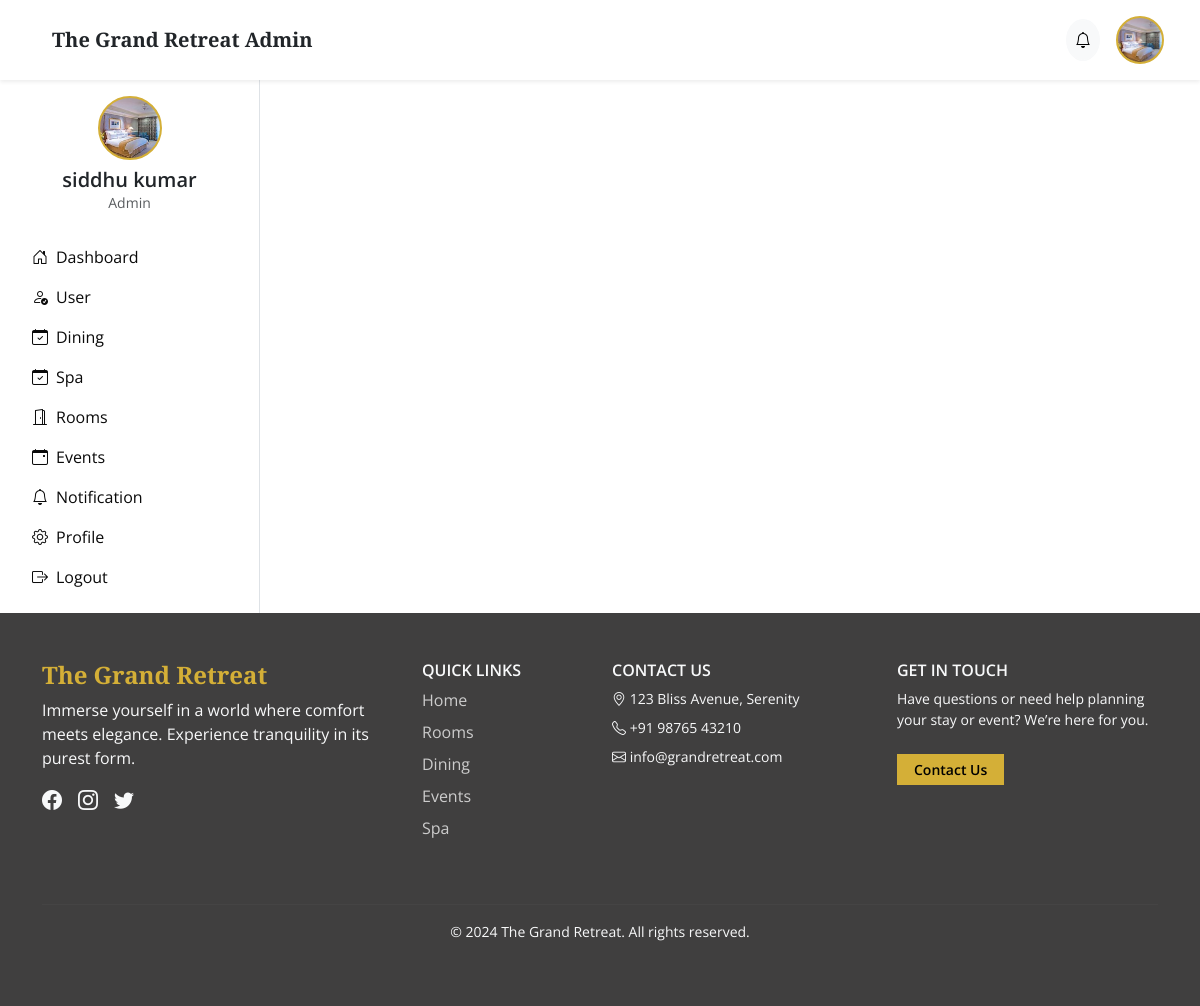
/profile/ (signed in), run on an earlier commit of the app's database.
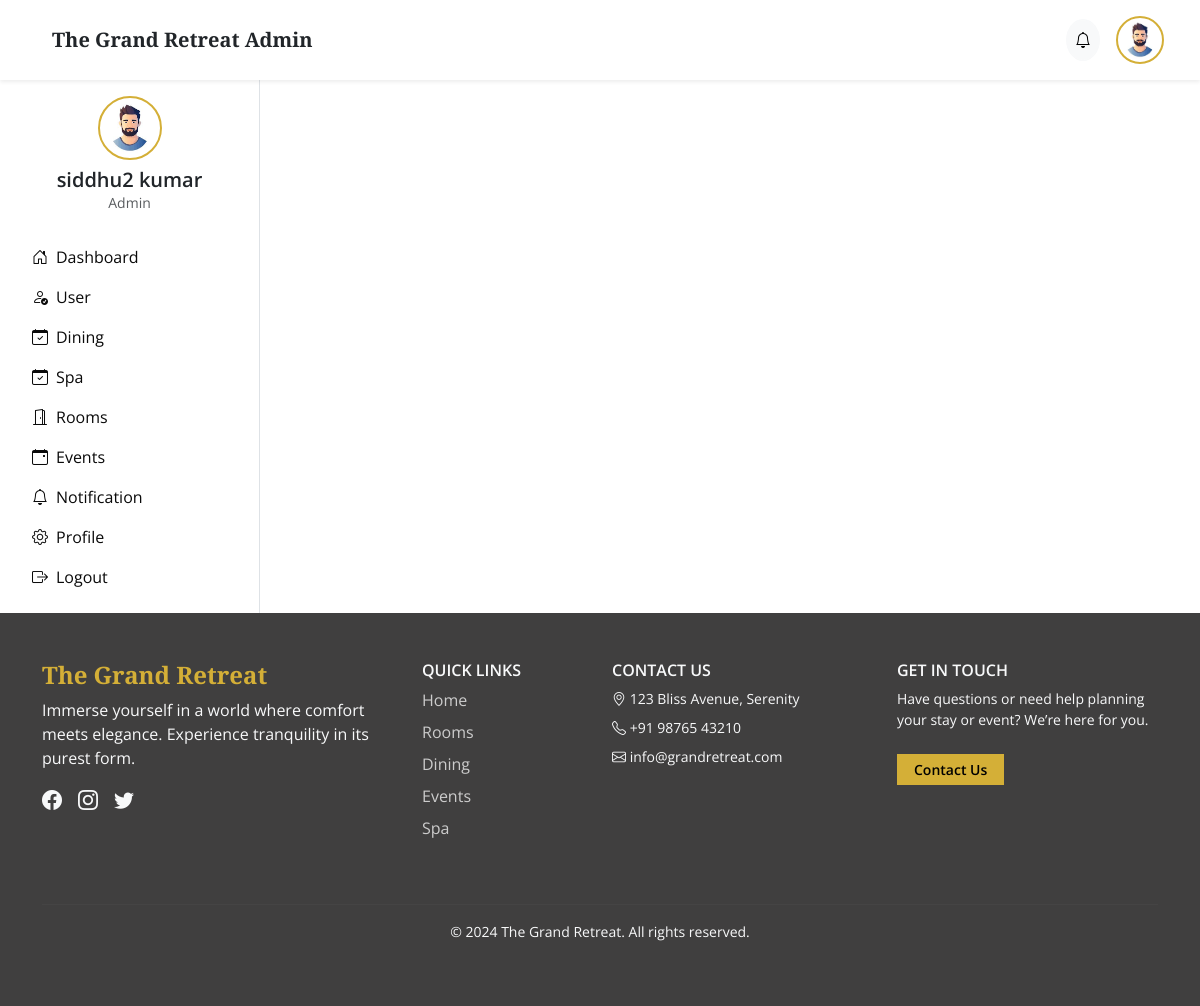
And on a later commit of the database.
### main/models.py (models this page shows, shortened)
class UserProfile(models.Model):
    user = models.OneToOneField(User, on_delete=models.CASCADE)
    phone = models.CharField(max_length=20, blank=True, null=True)
    address = models.TextField(blank=True, null=True)  # ✅ Added address
    account_type = models.CharField(max_length=50, default="Standard")
    profile_picture = models.ImageField(upload_to='profile_pics/', blank=True, null=True)
    member_since = models.DateField(auto_now_add=True)

### accounts/models.py (models this page shows)
class User(AbstractUser):
    name = models.CharField(max_length=255, null=True, blank=True)
    contact = models.CharField(max_length=13)
    gender = models.CharField(max_length=3, choices=(('M',"male"),('f',"female"),('o',"other"),('N/A',"don't want to mention")))
    user = models.CharField(max_length=1, choices=(
        ("s","supplier"),
        ("c","customer")
    ))

### main/views.py (the view, shortened to what this page needs)
# urls.py: path('profile/', views.profile, name='profile'),
@login_required
def profile(request):
    user = request.user
    profile, created = UserProfile.objects.get_or_create(user=user)
    return render(request, 'profile.html', {'user': user, 'profile': profile})

### main/templates/profile.html (shortened to what this page needs)
{% extends 'base.html' %}

### main/templates/base.html (shortened to what the changed rows need)
<!DOCTYPE html>
<html lang="en">
<head>
    <link href="https://cdn.jsdelivr.net/npm/bootstrap@5.3.3/dist/css/bootstrap.min.css" rel="stylesheet" />
    <link href="https://cdn.jsdelivr.net/npm/bootstrap-icons@1.10.5/font/bootstrap-icons.css" rel="stylesheet" />
    <link href="https://unpkg.com/aos@2.3.4/dist/aos.css" rel="stylesheet" />
</head>
<body>
{% if user.is_authenticated and user.is_staff %}
    <header class="navbar navbar-expand-lg bg-white shadow-sm px-4 py-3">
        <div class="container-fluid d-flex justify-content-between align-items-center">
            <div class="d-flex align-items-center gap-3">
                <h2 class="h5 mb-0 fw-bold text-dark">The Grand Retreat Admin</h2>
            </div>
            <div class="d-flex align-items-center gap-3">
                <a href="{% url 'AdminNotification' %}" class="btn btn-light rounded-circle p-2" title="Notifications">
                    <i class="bi bi-bell"></i>
                </a>
                <div class="dropdown ">
                    <div class="sidebar-avatar dropdown-toggle" data-bs-toggle="dropdown"
                         style="background-image: url('{% if profile.profile_picture %}{{ profile.profile_picture.url }}{% else %}https://ui-avatars.com/api/?name={{ user.get_full_name|default:user.username }}&background=d4af37&color=fff{% endif %}');">
                    </div>
                </div>
            </div>
        </div>
    </header>
    <div class="d-flex flex-grow-1">
        <aside class="bg-white border-end p-3" style="width: 260px;" role="navigation">
            <div class="text-center mb-4">
    <div class="sidebar-avatar sidebar-avatar-lg mx-auto mb-2"
        style="background-image: url('{% if profile.profile_picture %}{{ profile.profile_picture.url }}{% else %}https://ui-avatars.com/api/?name={{ user.get_full_name|default:user.username }}&background=d4af37&color=fff{% endif %}');">
    </div>
    <h5 class="mb-0 fw-semibold">{{ user.get_full_name|default:user.username }}</h5>
    <p class="text-muted small mb-0">Admin</p>
</div>
            <nav class="nav flex-column">
                <a class="nav-link text-dark d-flex align-items-center gap-2" href="{% url 'AdminDashboard' %}"><i class="bi bi-house-door"></i> Dashboard</a>
                <a class="nav-link text-dark d-flex align-items-center gap-2" href="{% url 'AdminDashboard' %}"><i class="bi bi-person-check"></i> User</a>
                <a class="nav-link text-dark d-flex align-items-center gap-2" href="{% url 'Admindinish' %}"><i class="bi bi-calendar-check"></i> Dining</a>
                <a class="nav-link text-dark d-flex align-items-center gap-2" href="{% url 'Adminspa' %}"><i class="bi bi-calendar-check"></i> Spa</a>
                <a class="nav-link text-dark d-flex align-items-center gap-2" href="{% url 'adminRoom' %}"><i class="bi bi-door-open"></i> Rooms</a>
                <a class="nav-link text-dark d-flex align-items-center gap-2" href="{% url 'adminEvent' %}"><i class="bi bi-calendar-event"></i> Events</a>
                <a class="nav-link text-dark d-flex align-items-center gap-2" href="{% url 'AdminNotification' %}"><i class="bi bi-bell"></i> Notification</a>
                <a class="nav-link text-dark d-flex align-items-center gap-2" href="{% url 'admin_profile' %}"><i class="bi bi-gear"></i> Profile </a>
                <a class="nav-link text-dark d-flex align-items-center gap-2" href="{% url 'logout' %}"><i class="bi bi-box-arrow-right"></i> Logout</a>
            </nav>
        </aside>
        <main class="flex-grow-1 p-3">
        </main>
    </div>
{% endif %}
</body>
</html>

What changed in the data, as far as the page shows it:
changed UserProfile: profile_picture: picture removed, a placeholder shows
changed User: get_full_name "siddhu kumar" → "siddhu2 kumar"
